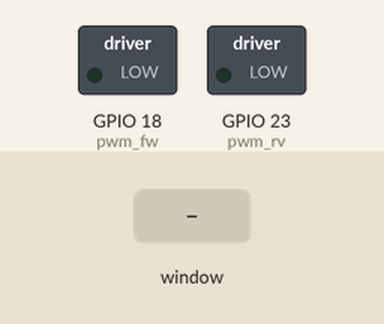
Simulated run of this program. Board: Raspberry Pi (BCM pin numbers). Parts: switched loads named in the program (green lamp = pin HIGH). The test bench sets the inputs (shaded band). The desktop window is not drawn, its controls go by their first labels and the mouse button is held 0.15 s.

Above: at 1.2 s.
1.3 s: slider 1 in the window set to 50
At 2.1 s:
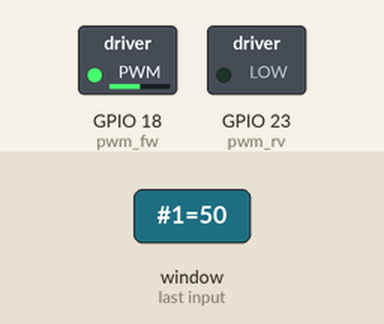
2.8 s: slider 1 in the window set to 100
At 3.2 s:
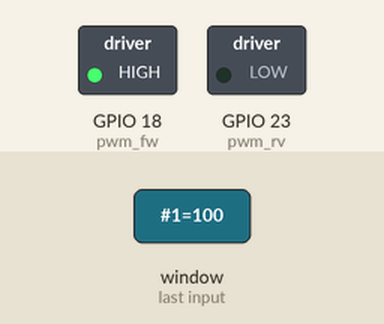
4.3 s: slider 1 in the window set to 25
At 5.6 s:
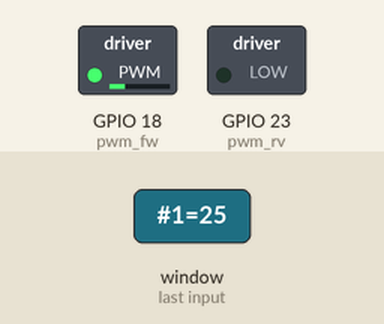
Timing chart, 0 to 7.3 s (numbered marks = the images above; inputs shaded):
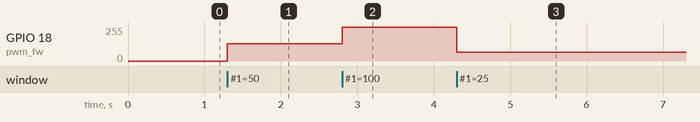

The program:

pwm_powercontrol.py
```python
import tkinter as tk
import tkinter.messagebox
import RPi.GPIO as GPIO
import time

GPIO.setmode(GPIO.BCM)

GPIO.setup(18, GPIO.OUT)
pwm_fw = GPIO.PWM(18, 500)
pwm_fw.start(0)

GPIO.setup(23, GPIO.OUT)
pwm_rv = GPIO.PWM(23, 500)
pwm_rv.start(0)

class DCMotor:
    def __init__(self, master):
        self.frame = tk.Frame(master)
        self.frame.pack()
        self.scale = tk.Scale(self.frame, from_=0, to=100, orient='h', command=self.update)
        self.scale.grid(row=0)
        self.button = tk.Button(self.frame, text='FWD', width=3, command=self.motor_dir)
        self.button.grid(row=1)
        self.now_duty=0.0

    def update(self, duty):
        self.now_duty = duty
        if self.button.cget('text') == 'FWD':
            pwm_rv.ChangeDutyCycle(float(0))
            pwm_fw.ChangeDutyCycle(float(duty))
        else:
            pwm_rv.ChangeDutyCycle(float(duty))
            pwm_fw.ChangeDutyCycle(float(0))

    def motor_dir(self):
        print(self.now_duty)
        if float(self.now_duty) < 1:
            if self.button.cget('text') == 'FWD':
                self.button.configure(text='RSV')
            else:
                self.button.configure(text='FWD')

    def motor_stop(self):
        pwm_fw.stop()
        pwm_rv.stop()


if __name__ == '__main__':
    def callback():
        if tk.messagebox.askyesno('you want exit?'):
            app.motor_stop()
            root.destroy()

    root = tk.Tk()
    root.title('PWM Power Control')
    app = DCMotor(root)
    root.geometry('200x150')
    root.protocol('WM_DELETE_WINDOW', callback)
    root.mainloop()
```

Measured:
- after the input at 1.3 s, GPIO 18 (pwm_fw): 0/255 → 128/255 at once
- after the input at 2.8 s, GPIO 18 (pwm_fw): 128/255 → 255/255 at once
- after the input at 4.3 s, GPIO 18 (pwm_fw): 255/255 → 64/255 at once
